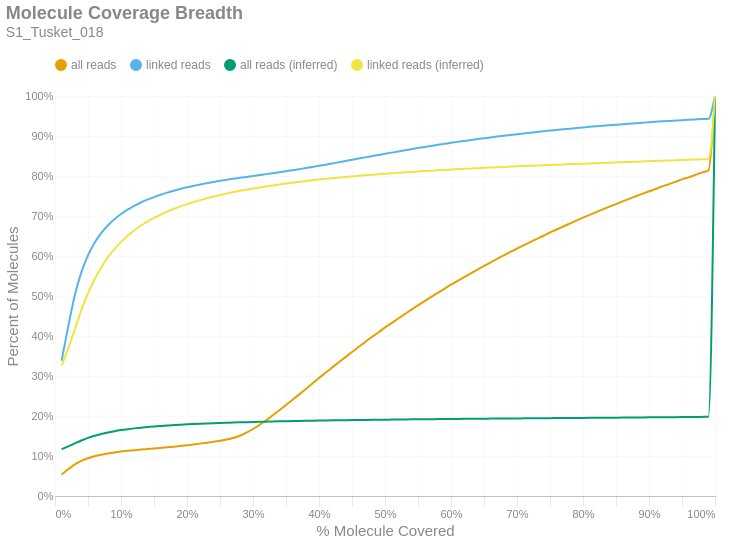

Notebook source saved alongside this figure:
### Markdown cell above
### Molecule Read Coverage
This chart shows molecule coverage breadth as computed by the number of bases aligned to that molecule. In other words, "*how much of each unique long molecule is actually sequenced/aligned?*" Keep in mind there is a distinction between sequences and alignments, since some sequences belonging to a particular molecule may not align well and wouldn't appear in the alignment data. This chart also shows molecule coverage breadth as computed by the *inferred fragment* from which the aligned sequences originate. Unlike read coverage, this calculation takes into account the total insert size, including unsequenced gaps between the forward and reverse reads. Like the previous figures, these are cumulative percents.

### Code cell
if SKIPLR:
    print_html(f"Skipped")
else:
    binned_df = consolidated_hist(valids['coverage_bp'], mask, 0.01, True)
    binned_df_inf = consolidated_hist(valids['coverage_inserts'], mask, 0.01, True)
    binned_df = binned_df.with_columns(pl.lit(binned_df_inf['all reads (cumsum)']).alias('all reads (inferred)'))
    binned_df = binned_df.with_columns(pl.lit(binned_df_inf['linked reads (cumsum)']).alias('linked reads (inferred)'))
    binned_df = binned_df.with_columns(
        (pl.col('bin').cast(pl.Float64) + 0.01).alias('right_edge')
    )

    with SafeRender(binned_df):
        (
            density_plot(binned_df, 'Molecule Coverage Breadth', samplename, 'molcov', ['all reads (inferred)','linked reads (inferred)'])
            .encode(
                #x=alt.X('bin:Q', title="% Molecule Covered").axis(format = '%').scale(padding=0),
                x=alt.X('right_edge:Q', title="% Molecule Covered").axis(format='%').scale(padding=0),
                y=alt.Y('value:Q', title='Percent of Molecules')
                    .axis(format='%')
                    .stack(False)
                    .scale(domainMin=0, padding=0),
                color=alt.Color("key:N").scale(domain = ["all reads", "linked reads", "all reads (inferred)", "linked reads (inferred)"]),
                tooltip = [
                    alt.Tooltip("key:N", title = "Data Type"),
                    alt.Tooltip("range_label:N", title="% Molecule Covered"),
                    alt.Tooltip("value:Q", format = ".2%", title="% Molecules")
                ]
            )
        ).display()

### Figure 1 — Vega-Lite specification as saved in the notebook (floating-point values rounded to 4 significant figures)
{"width": "container", "height": 400, "config": {"title": {"anchor": "start", "dy": -15, "fontSize": 18, "color": "#888888", "subtitleColor": "#888888", "subtitleFontSize": 14}, "arc": {"fill": "#0072B2"}, "axis": {"domainColor": "#888888", "domainWidth": 0.5, "gridWidth": 0.2, "grid": false, "titleFontWeight": 400, "titleFontSize": 15, "labelFontSize": 11, "labelColor": "#888888", "tickColor": "#888888", "tickWidth": 0.2, "titleColor": "#888888"}, "axisBand": {"grid": false}, "axisX": {"grid": true, "tickSize": 10, "domainCap": "round"}, "axisY": {"domain": false, "grid": true, "tickSize": 0, "domainCap": "round"}, "background": "transparent", "header": {"labelFontSize": 15, "labelColor": "#888888", "titleFontSize": 15, "titleFontWeight": 600, "titleColor": "#888888"}, "legend": {"labelFont": "sans-serif", "labelFontSize": 12, "labelColor": "#888888", "symbolSize": 100, "symbolType": "circle", "titleFontSize": 12, "titlePadding": 10, "titleColor": "#888888", "title": null, "orient": "top"}, "range": {"category": ["#E69F00", "#56B4E9", "#009E73", "#F0E442", "#0072B2", "#D55E00", "#CC79A7", "#000000"], "diverging": ["#cfe8f3", "#a2d4ec", "#73bfe2", "#46abdb", "#1696d2", "#12719e"]}, "area": {"fill": "#0072B2", "fillOpacity": 0.7, "line": true, "strokeOpacity": 0.7}, "line": {"color": "#0072B2", "stroke": "#0072B2", "strokeWidth": 2}, "trail": {"color": "#0072B2", "stroke": "#0072B2", "strokeWidth": 0, "size": 1}, "point": {"filled": true, "fillOpacity": 1.0, "size": 95}, "text": {"color": "#888888", "fontSize": 11, "align": "right", "fontWeight": 400, "size": 11}, "bar": {"fill": "#0072B2", "stroke": null}, "view": {"stroke": null, "continuousWidth": 660, "continuousHeight": 400}}, "data": {"name": "data-b73afbc6b059ebd2c281740c32de979d"}, "mark": {"type": "line", "interpolate": "monotone", "point": {"opacity": 0, "size": 275}}, "encoding": {"color": {"field": "key", "scale": {"domain": ["all reads", "linked reads", "all reads (inferred)", "linked reads (inferred)"]}, "type": "nominal"}, "tooltip": [{"field": "key", "title": "Data Type", "type": "nominal"}, {"field": "range_label", "title": "% Molecule Covered", "type": "nominal"}, {"field": "value", "format": ".2%", "title": "% Molecules", "type": "quantitative"}], "x": {"axis": {"format": "%"}, "field": "right_edge", "scale": {"padding": 0}, "title": "% Molecule Covered", "type": "quantitative"}, "y": {"axis": {"format": "%"}, "field": "value", "scale": {"domainMin": 0, "padding": 0}, "stack": false, "title": "Percent of Molecules", "type": "quantitative"}}, "params": [{"name": "param_c36ac31b6afebe62", "select": {"type": "point", "fields": ["key"]}, "bind": "legend"}], "title": {"text": "Molecule Coverage Breadth", "subtitle": "S1_Tusket_018"}, "transform": [{"fold": ["all reads (cumsum)", "linked reads (cumsum)", "all reads (inferred)", "linked reads (inferred)"]}, {"calculate": "replace(datum.key, ' (cumsum)', '')", "as": "key"}, {"filter": {"param": "param_c36ac31b6afebe62"}}], "usermeta": {"embedOptions": {"downloadFileName": "S1_Tusket_018.molcov"}}, "$schema": "https://vega.github.io/schema/vega-lite/v6.1.0.json", "datasets": {"data-b73afbc6b059ebd2c281740c32de979d": [{"bin": "0.0", "interval": "0.0-0.01", "all reads": 0.05352, "linked reads": 0.338, "all reads (cumsum)": 0.05352, "linked reads (cumsum)": 0.338, "range_label": "0.0-0.01", "all reads (inferred)": 0.1173, "linked reads (inferred)": 0.3261, "right_edge": 0.01}, {"bin": "0.01", "interval": "0.01-0.02", "all reads": 0.01333, "linked reads": 0.08543, "all reads (cumsum)": 0.06685, "linked reads (cumsum)": 0.4234, "range_label": "0.01-0.02", "all reads (inferred)": 0.124, "linked reads (inferred)": 0.3682, "right_edge": 0.02}, {"bin": "0.02", "interval": "0.02-0.03", "all reads": 0.01212, "linked reads": 0.07863, "all reads (cumsum)": 0.07898, "linked reads (cumsum)": 0.5021, "range_label": "0.02-0.03", "all reads (inferred)": 0.1315, "linked reads (inferred)": 0.4169, "right_edge": 0.03}, {"bin": "0.03", "interval": "0.03-0.04", "all reads": 0.009011, "linked reads": 0.05779, "all reads (cumsum)": 0.08799, "linked reads (cumsum)": 0.5598, "range_label": "0.03-0.04", "all reads (inferred)": 0.1388, "linked reads (inferred)": 0.4649, "right_edge": 0.04}, {"bin": "0.04", "interval": "0.04-0.05", "all reads": 0.006545, "linked reads": 0.04194, "all reads (cumsum)": 0.09454, "linked reads (cumsum)": 0.6018, "range_label": "0.04-0.05", "all reads (inferred)": 0.1452, "linked reads (inferred)": 0.5069, "right_edge": 0.05}, {"bin": "0.05", "interval": "0.05-0.06", "all reads": 0.004945, "linked reads": 0.03136, "all reads (cumsum)": 0.09948, "linked reads (cumsum)": 0.6331, "range_label": "0.05-0.06", "all reads (inferred)": 0.1506, "linked reads (inferred)": 0.542, "right_edge": 0.06}, {"bin": "0.06", "interval": "0.06-0.07", "all reads": 0.003816, "linked reads": 0.02407, "all reads (cumsum)": 0.1033, "linked reads (cumsum)": 0.6572, "range_label": "0.06-0.07", "all reads (inferred)": 0.1551, "linked reads (inferred)": 0.5715, "right_edge": 0.07}, {"bin": "0.07", "interval": "0.07-0.08", "all reads": 0.003061, "linked reads": 0.01917, "all reads (cumsum)": 0.1064, "linked reads (cumsum)": 0.6764, "range_label": "0.07-0.08", "all reads (inferred)": 0.1589, "linked reads (inferred)": 0.5965, "right_edge": 0.08}, {"bin": "0.08", "interval": "0.08-0.09", "all reads": 0.00254, "linked reads": 0.01565, "all reads (cumsum)": 0.1089, "linked reads (cumsum)": 0.692, "range_label": "0.08-0.09", "all reads (inferred)": 0.162, "linked reads (inferred)": 0.6174, "right_edge": 0.09}, {"bin": "0.09", "interval": "0.09-0.1", "all reads": 0.002184, "linked reads": 0.013, "all reads (cumsum)": 0.1111, "linked reads (cumsum)": 0.705, "range_label": "0.09-0.1", "all reads (inferred)": 0.1647, "linked reads (inferred)": 0.6354, "right_edge": 0.1}, {"bin": "0.1", "interval": "0.1-0.11", "all reads": 0.00189, "linked reads": 0.01102, "all reads (cumsum)": 0.113, "linked reads (cumsum)": 0.716, "range_label": "0.1-0.11", "all reads (inferred)": 0.1671, "linked reads (inferred)": 0.6506, "right_edge": 0.11}, {"bin": "0.11", "interval": "0.11-0.12", "all reads": 0.001684, "linked reads": 0.00949, "all reads (cumsum)": 0.1147, "linked reads (cumsum)": 0.7255, "range_label": "0.11-0.12", "all reads (inferred)": 0.1691, "linked reads (inferred)": 0.6638, "right_edge": 0.12}, {"bin": "0.12", "interval": "0.12-0.13", "all reads": 0.001481, "linked reads": 0.00818, "all reads (cumsum)": 0.1161, "linked reads (cumsum)": 0.7337, "range_label": "0.12-0.13", "all reads (inferred)": 0.1709, "linked reads (inferred)": 0.6756, "right_edge": 0.13}, {"bin": "0.13", "interval": "0.13-0.14", "all reads": 0.001356, "linked reads": 0.007086, "all reads (cumsum)": 0.1175, "linked reads (cumsum)": 0.7408, "range_label": "0.13-0.14", "all reads (inferred)": 0.1724, "linked reads (inferred)": 0.6858, "right_edge": 0.14}, {"bin": "0.14", "interval": "0.14-0.15", "all reads": 0.001328, "linked reads": 0.006506, "all reads (cumsum)": 0.1188, "linked reads (cumsum)": 0.7473, "range_label": "0.14-0.15", "all reads (inferred)": 0.1738, "linked reads (inferred)": 0.6951, "right_edge": 0.15}, {"bin": "0.15", "interval": "0.15-0.16", "all reads": 0.001367, "linked reads": 0.005943, "all reads (cumsum)": 0.1202, "linked reads (cumsum)": 0.7533, "range_label": "0.15-0.16", "all reads (inferred)": 0.1751, "linked reads (inferred)": 0.7033, "right_edge": 0.16}, {"bin": "0.16", "interval": "0.16-0.17", "all reads": 0.001436, "linked reads": 0.005179, "all reads (cumsum)": 0.1216, "linked reads (cumsum)": 0.7584, "range_label": "0.16-0.17", "all reads (inferred)": 0.1763, "linked reads (inferred)": 0.7111, "right_edge": 0.17}, {"bin": "0.17", "interval": "0.17-0.18", "all reads": 0.001606, "linked reads": 0.004798, "all reads (cumsum)": 0.1232, "linked reads (cumsum)": 0.7632, "range_label": "0.17-0.18", "all reads (inferred)": 0.1773, "linked reads (inferred)": 0.7178, "right_edge": 0.18}, {"bin": "0.18", "interval": "0.18-0.19", "all reads": 0.001746, "linked reads": 0.004433, "all reads (cumsum)": 0.125, "linked reads (cumsum)": 0.7677, "range_label": "0.18-0.19", "all reads (inferred)": 0.1782, "linked reads (inferred)": 0.724, "right_edge": 0.19}, {"bin": "0.19", "interval": "0.19-0.2", "all reads": 0.001883, "linked reads": 0.004008, "all reads (cumsum)": 0.1269, "linked reads (cumsum)": 0.7717, "range_label": "0.19-0.2", "all reads (inferred)": 0.1791, "linked reads (inferred)": 0.7297, "right_edge": 0.2}, {"bin": "0.2", "interval": "0.2-0.21", "all reads": 0.00195, "linked reads": 0.003613, "all reads (cumsum)": 0.1288, "linked reads (cumsum)": 0.7753, "range_label": "0.2-0.21", "all reads (inferred)": 0.1799, "linked reads (inferred)": 0.7348, "right_edge": 0.21}, {"bin": "0.21", "interval": "0.21-0.22", "all reads": 0.002135, "linked reads": 0.003439, "all reads (cumsum)": 0.1309, "linked reads (cumsum)": 0.7787, "range_label": "0.21-0.22", "all reads (inferred)": 0.1806, "linked reads (inferred)": 0.7398, "right_edge": 0.22}, {"bin": "0.22", "interval": "0.22-0.23", "all reads": 0.002278, "linked reads": 0.003159, "all reads (cumsum)": 0.1332, "linked reads (cumsum)": 0.7819, "range_label": "0.22-0.23", "all reads (inferred)": 0.1813, "linked reads (inferred)": 0.7443, "right_edge": 0.23}, {"bin": "0.23", "interval": "0.23-0.24", "all reads": 0.002454, "linked reads": 0.003047, "all reads (cumsum)": 0.1357, "linked reads (cumsum)": 0.7849, "range_label": "0.23-0.24", "all reads (inferred)": 0.182, "linked reads (inferred)": 0.7486, "right_edge": 0.24}, {"bin": "0.24", "interval": "0.24-0.25", "all reads": 0.002723, "linked reads": 0.002981, "all reads (cumsum)": 0.1384, "linked reads (cumsum)": 0.7879, "range_label": "0.24-0.25", "all reads (inferred)": 0.1826, "linked reads (inferred)": 0.7526, "right_edge": 0.25}, {"bin": "0.25", "interval": "0.25-0.26", "all reads": 0.002964, "linked reads": 0.002643, "all reads (cumsum)": 0.1414, "linked reads (cumsum)": 0.7906, "range_label": "0.25-0.26", "all reads (inferred)": 0.1831, "linked reads (inferred)": 0.7562, "right_edge": 0.26}, {"bin": "0.26", "interval": "0.26-0.27", "all reads": 0.003842, "linked reads": 0.002521, "all reads (cumsum)": 0.1452, "linked reads (cumsum)": 0.7931, "range_label": "0.26-0.27", "all reads (inferred)": 0.1837, "linked reads (inferred)": 0.7598, "right_edge": 0.27}, {"bin": "0.27", "interval": "0.27-0.28", "all reads": 0.005509, "linked reads": 0.002365, "all reads (cumsum)": 0.1507, "linked reads (cumsum)": 0.7954, "range_label": "0.27-0.28", "all reads (inferred)": 0.1842, "linked reads (inferred)": 0.7629, "right_edge": 0.28}, {"bin": "0.28", "interval": "0.28-0.29", "all reads": 0.007576, "linked reads": 0.00232, "all reads (cumsum)": 0.1583, "linked reads (cumsum)": 0.7978, "range_label": "0.28-0.29", "all reads (inferred)": 0.1846, "linked reads (inferred)": 0.7659, "right_edge": 0.29}, {"bin": "0.29", "interval": "0.29-0.3", "all reads": 0.009217, "linked reads": 0.002323, "all reads (cumsum)": 0.1675, "linked reads (cumsum)": 0.8001, "range_label": "0.29-0.3", "all reads (inferred)": 0.1851, "linked reads (inferred)": 0.7688, "right_edge": 0.3}, {"bin": "0.3", "interval": "0.3-0.31", "all reads": 0.01034, "linked reads": 0.002324, "all reads (cumsum)": 0.1778, "linked reads (cumsum)": 0.8024, "range_label": "0.3-0.31", "all reads (inferred)": 0.1855, "linked reads (inferred)": 0.7715, "right_edge": 0.31}, {"bin": "0.31", "interval": "0.31-0.32", "all reads": 0.01146, "linked reads": 0.002281, "all reads (cumsum)": 0.1893, "linked reads (cumsum)": 0.8047, "range_label": "0.31-0.32", "all reads (inferred)": 0.1859, "linked reads (inferred)": 0.774, "right_edge": 0.32}, {"bin": "0.32", "interval": "0.32-0.33", "all reads": 0.01242, "linked reads": 0.002432, "all reads (cumsum)": 0.2017, "linked reads (cumsum)": 0.8071, "range_label": "0.32-0.33", "all reads (inferred)": 0.1863, "linked reads (inferred)": 0.7765, "right_edge": 0.33}, {"bin": "0.33", "interval": "0.33-0.34", "all reads": 0.01261, "linked reads": 0.002425, "all reads (cumsum)": 0.2143, "linked reads (cumsum)": 0.8095, "range_label": "0.33-0.34", "all reads (inferred)": 0.1866, "linked reads (inferred)": 0.7789, "right_edge": 0.34}, {"bin": "0.34", "interval": "0.34-0.35", "all reads": 0.01297, "linked reads": 0.002392, "all reads (cumsum)": 0.2273, "linked reads (cumsum)": 0.8119, "range_label": "0.34-0.35", "all reads (inferred)": 0.187, "linked reads (inferred)": 0.7811, "right_edge": 0.35}, {"bin": "0.35", "interval": "0.35-0.36", "all reads": 0.01326, "linked reads": 0.002643, "all reads (cumsum)": 0.2406, "linked reads (cumsum)": 0.8146, "range_label": "0.35-0.36", "all reads (inferred)": 0.1873, "linked reads (inferred)": 0.7833, "right_edge": 0.36}, {"bin": "0.36", "interval": "0.36-0.37", "all reads": 0.01349, "linked reads": 0.002571, "all reads (cumsum)": 0.2541, "linked reads (cumsum)": 0.8171, "range_label": "0.36-0.37", "all reads (inferred)": 0.1876, "linked reads (inferred)": 0.7854, "right_edge": 0.37}, {"bin": "0.37", "interval": "0.37-0.38", "all reads": 0.01353, "linked reads": 0.002716, "all reads (cumsum)": 0.2676, "linked reads (cumsum)": 0.8199, "range_label": "0.37-0.38", "all reads (inferred)": 0.1879, "linked reads (inferred)": 0.7873, "right_edge": 0.38}, {"bin": "0.38", "interval": "0.38-0.39", "all reads": 0.01351, "linked reads": 0.002731, "all reads (cumsum)": 0.2811, "linked reads (cumsum)": 0.8226, "range_label": "0.38-0.39", "all reads (inferred)": 0.1882, "linked reads (inferred)": 0.7893, "right_edge": 0.39}, {"bin": "0.39", "interval": "0.39-0.4", "all reads": 0.01368, "linked reads": 0.00285, "all reads (cumsum)": 0.2948, "linked reads (cumsum)": 0.8254, "range_label": "0.39-0.4", "all reads (inferred)": 0.1885, "linked reads (inferred)": 0.7912, "right_edge": 0.4}, {"bin": "0.4", "interval": "0.4-0.41", "all reads": 0.01319, "linked reads": 0.002752, "all reads (cumsum)": 0.308, "linked reads (cumsum)": 0.8282, "range_label": "0.4-0.41", "all reads (inferred)": 0.1888, "linked reads (inferred)": 0.7929, "right_edge": 0.41}, {"bin": "0.41", "interval": "0.41-0.42", "all reads": 0.0133, "linked reads": 0.003002, "all reads (cumsum)": 0.3213, "linked reads (cumsum)": 0.8312, "range_label": "0.41-0.42", "all reads (inferred)": 0.1891, "linked reads (inferred)": 0.7946, "right_edge": 0.42}, {"bin": "0.42", "interval": "0.42-0.43", "all reads": 0.01315, "linked reads": 0.00312, "all reads (cumsum)": 0.3344, "linked reads (cumsum)": 0.8343, "range_label": "0.42-0.43", "all reads (inferred)": 0.1893, "linked reads (inferred)": 0.7961, "right_edge": 0.43}, {"bin": "0.43", "interval": "0.43-0.44", "all reads": 0.01278, "linked reads": 0.003018, "all reads (cumsum)": 0.3472, "linked reads (cumsum)": 0.8373, "range_label": "0.43-0.44", "all reads (inferred)": 0.1895, "linked reads (inferred)": 0.7975, "right_edge": 0.44}, {"bin": "0.44", "interval": "0.44-0.45", "all reads": 0.01282, "linked reads": 0.003044, "all reads (cumsum)": 0.36, "linked reads (cumsum)": 0.8404, "range_label": "0.44-0.45", "all reads (inferred)": 0.1898, "linked reads (inferred)": 0.7989, "right_edge": 0.45}, {"bin": "0.45", "interval": "0.45-0.46", "all reads": 0.01265, "linked reads": 0.003129, "all reads (cumsum)": 0.3727, "linked reads (cumsum)": 0.8435, "range_label": "0.45-0.46", "all reads (inferred)": 0.19, "linked reads (inferred)": 0.8003, "right_edge": 0.46}, {"bin": "0.46", "interval": "0.46-0.47", "all reads": 0.0124, "linked reads": 0.003044, "all reads (cumsum)": 0.3851, "linked reads (cumsum)": 0.8466, "range_label": "0.46-0.47", "all reads (inferred)": 0.1902, "linked reads (inferred)": 0.8018, "right_edge": 0.47}, {"bin": "0.47", "interval": "0.47-0.48", "all reads": 0.01229, "linked reads": 0.003057, "all reads (cumsum)": 0.3974, "linked reads (cumsum)": 0.8496, "range_label": "0.47-0.48", "all reads (inferred)": 0.1904, "linked reads (inferred)": 0.8031, "right_edge": 0.48}, {"bin": "0.48", "interval": "0.48-0.49", "all reads": 0.01151, "linked reads": 0.002929, "all reads (cumsum)": 0.4089, "linked reads (cumsum)": 0.8525, "range_label": "0.48-0.49", "all reads (inferred)": 0.1906, "linked reads (inferred)": 0.8044, "right_edge": 0.49}, {"bin": "0.49", "interval": "0.49-0.5", "all reads": 0.01262, "linked reads": 0.003073, "all reads (cumsum)": 0.4215, "linked reads (cumsum)": 0.8556, "range_label": "0.49-0.5", "all reads (inferred)": 0.1908, "linked reads (inferred)": 0.8056, "right_edge": 0.5}, {"bin": "0.5", "interval": "0.5-0.51", "all reads": 0.01065, "linked reads": 0.002856, "all reads (cumsum)": 0.4322, "linked reads (cumsum)": 0.8585, "range_label": "0.5-0.51", "all reads (inferred)": 0.191, "linked reads (inferred)": 0.8068, "right_edge": 0.51}, {"bin": "0.51", "interval": "0.51-0.52", "all reads": 0.01171, "linked reads": 0.002876, "all reads (cumsum)": 0.4439, "linked reads (cumsum)": 0.8613, "range_label": "0.51-0.52", "all reads (inferred)": 0.1912, "linked reads (inferred)": 0.808, "right_edge": 0.52}, {"bin": "0.52", "interval": "0.52-0.53", "all reads": 0.01103, "linked reads": 0.002952, "all reads (cumsum)": 0.4549, "linked reads (cumsum)": 0.8643, "range_label": "0.52-0.53", "all reads (inferred)": 0.1914, "linked reads (inferred)": 0.8091, "right_edge": 0.53}, {"bin": "0.53", "interval": "0.53-0.54", "all reads": 0.01106, "linked reads": 0.002821, "all reads (cumsum)": 0.466, "linked reads (cumsum)": 0.8671, "range_label": "0.53-0.54", "all reads (inferred)": 0.1916, "linked reads (inferred)": 0.8102, "right_edge": 0.54}, {"bin": "0.54", "interval": "0.54-0.55", "all reads": 0.01058, "linked reads": 0.002803, "all reads (cumsum)": 0.4765, "linked reads (cumsum)": 0.8699, "range_label": "0.54-0.55", "all reads (inferred)": 0.1918, "linked reads (inferred)": 0.8113, "right_edge": 0.55}, {"bin": "0.55", "interval": "0.55-0.56", "all reads": 0.01076, "linked reads": 0.002754, "all reads (cumsum)": 0.4873, "linked reads (cumsum)": 0.8727, "range_label": "0.55-0.56", "all reads (inferred)": 0.1919, "linked reads (inferred)": 0.8123, "right_edge": 0.56}, {"bin": "0.56", "interval": "0.56-0.57", "all reads": 0.01044, "linked reads": 0.002599, "all reads (cumsum)": 0.4977, "linked reads (cumsum)": 0.8753, "range_label": "0.56-0.57", "all reads (inferred)": 0.1921, "linked reads (inferred)": 0.8132, "right_edge": 0.57}, {"bin": "0.57", "interval": "0.57-0.58", "all reads": 0.01017, "linked reads": 0.002635, "all reads (cumsum)": 0.5079, "linked reads (cumsum)": 0.8779, "range_label": "0.57-0.58", "all reads (inferred)": 0.1922, "linked reads (inferred)": 0.8142, "right_edge": 0.58}, {"bin": "0.58", "interval": "0.58-0.59", "all reads": 0.01012, "linked reads": 0.002479, "all reads (cumsum)": 0.518, "linked reads (cumsum)": 0.8804, "range_label": "0.58-0.59", "all reads (inferred)": 0.1924, "linked reads (inferred)": 0.8152, "right_edge": 0.59}, {"bin": "0.59", "interval": "0.59-0.6", "all reads": 0.01014, "linked reads": 0.002498, "all reads (cumsum)": 0.5282, "linked reads (cumsum)": 0.8829, "range_label": "0.59-0.6", "all reads (inferred)": 0.1926, "linked reads (inferred)": 0.8161, "right_edge": 0.6}, {"bin": "0.6", "interval": "0.6-0.61", "all reads": 0.009419, "linked reads": 0.002421, "all reads (cumsum)": 0.5376, "linked reads (cumsum)": 0.8853, "range_label": "0.6-0.61", "all reads (inferred)": 0.1927, "linked reads (inferred)": 0.817, "right_edge": 0.61}, {"bin": "0.61", "interval": "0.61-0.62", "all reads": 0.009732, "linked reads": 0.002274, "all reads (cumsum)": 0.5473, "linked reads (cumsum)": 0.8876, "range_label": "0.61-0.62", "all reads (inferred)": 0.1929, "linked reads (inferred)": 0.8178, "right_edge": 0.62}, {"bin": "0.62", "interval": "0.62-0.63", "all reads": 0.009391, "linked reads": 0.002329, "all reads (cumsum)": 0.5567, "linked reads (cumsum)": 0.8899, "range_label": "0.62-0.63", "all reads (inferred)": 0.193, "linked reads (inferred)": 0.8187, "right_edge": 0.63}, {"bin": "0.63", "interval": "0.63-0.64", "all reads": 0.009226, "linked reads": 0.002311, "all reads (cumsum)": 0.5659, "linked reads (cumsum)": 0.8922, "range_label": "0.63-0.64", "all reads (inferred)": 0.1932, "linked reads (inferred)": 0.8196, "right_edge": 0.64}, {"bin": "0.64", "interval": "0.64-0.65", "all reads": 0.009129, "linked reads": 0.002125, "all reads (cumsum)": 0.5751, "linked reads (cumsum)": 0.8943, "range_label": "0.64-0.65", "all reads (inferred)": 0.1933, "linked reads (inferred)": 0.8204, "right_edge": 0.65}, {"bin": "0.65", "interval": "0.65-0.66", "all reads": 0.009257, "linked reads": 0.002132, "all reads (cumsum)": 0.5843, "linked reads (cumsum)": 0.8965, "range_label": "0.65-0.66", "all reads (inferred)": 0.1934, "linked reads (inferred)": 0.8213, "right_edge": 0.66}, {"bin": "0.66", "interval": "0.66-0.67", "all reads": 0.008623, "linked reads": 0.002061, "all reads (cumsum)": 0.5929, "linked reads (cumsum)": 0.8985, "range_label": "0.66-0.67", "all reads (inferred)": 0.1936, "linked reads (inferred)": 0.8221, "right_edge": 0.67}, {"bin": "0.67", "interval": "0.67-0.68", "all reads": 0.008709, "linked reads": 0.002054, "all reads (cumsum)": 0.6017, "linked reads (cumsum)": 0.9006, "range_label": "0.67-0.68", "all reads (inferred)": 0.1937, "linked reads (inferred)": 0.8228, "right_edge": 0.68}, {"bin": "0.68", "interval": "0.68-0.69", "all reads": 0.008388, "linked reads": 0.001885, "all reads (cumsum)": 0.61, "linked reads (cumsum)": 0.9025, "range_label": "0.68-0.69", "all reads (inferred)": 0.1939, "linked reads (inferred)": 0.8235, "right_edge": 0.69}, {"bin": "0.69", "interval": "0.69-0.7", "all reads": 0.008535, "linked reads": 0.001932, "all reads (cumsum)": 0.6186, "linked reads (cumsum)": 0.9044, "range_label": "0.69-0.7", "all reads (inferred)": 0.194, "linked reads (inferred)": 0.8242, "right_edge": 0.7}, {"bin": "0.7", "interval": "0.7-0.71", "all reads": 0.008196, "linked reads": 0.001958, "all reads (cumsum)": 0.6268, "linked reads (cumsum)": 0.9064, "range_label": "0.7-0.71", "all reads (inferred)": 0.1941, "linked reads (inferred)": 0.8249, "right_edge": 0.71}, {"bin": "0.71", "interval": "0.71-0.72", "all reads": 0.008041, "linked reads": 0.001822, "all reads (cumsum)": 0.6348, "linked reads (cumsum)": 0.9082, "range_label": "0.71-0.72", "all reads (inferred)": 0.1942, "linked reads (inferred)": 0.8256, "right_edge": 0.72}, {"bin": "0.72", "interval": "0.72-0.73", "all reads": 0.008076, "linked reads": 0.00185, "all reads (cumsum)": 0.6429, "linked reads (cumsum)": 0.91, "range_label": "0.72-0.73", "all reads (inferred)": 0.1944, "linked reads (inferred)": 0.8263, "right_edge": 0.73}, {"bin": "0.73", "interval": "0.73-0.74", "all reads": 0.007756, "linked reads": 0.001722, "all reads (cumsum)": 0.6506, "linked reads (cumsum)": 0.9118, "range_label": "0.73-0.74", "all reads (inferred)": 0.1945, "linked reads (inferred)": 0.8269, "right_edge": 0.74}, {"bin": "0.74", "interval": "0.74-0.75", "all reads": 0.008125, "linked reads": 0.001732, "all reads (cumsum)": 0.6588, "linked reads (cumsum)": 0.9135, "range_label": "0.74-0.75", "all reads (inferred)": 0.1946, "linked reads (inferred)": 0.8276, "right_edge": 0.75}, {"bin": "0.75", "interval": "0.75-0.76", "all reads": 0.0074, "linked reads": 0.001694, "all reads (cumsum)": 0.6662, "linked reads (cumsum)": 0.9152, "range_label": "0.75-0.76", "all reads (inferred)": 0.1948, "linked reads (inferred)": 0.8283, "right_edge": 0.76}, {"bin": "0.76", "interval": "0.76-0.77", "all reads": 0.007552, "linked reads": 0.001612, "all reads (cumsum)": 0.6737, "linked reads (cumsum)": 0.9168, "range_label": "0.76-0.77", "all reads (inferred)": 0.1949, "linked reads (inferred)": 0.8289, "right_edge": 0.77}, {"bin": "0.77", "interval": "0.77-0.78", "all reads": 0.00735, "linked reads": 0.001559, "all reads (cumsum)": 0.6811, "linked reads (cumsum)": 0.9184, "range_label": "0.77-0.78", "all reads (inferred)": 0.195, "linked reads (inferred)": 0.8295, "right_edge": 0.78}, {"bin": "0.78", "interval": "0.78-0.79", "all reads": 0.007303, "linked reads": 0.001454, "all reads (cumsum)": 0.6884, "linked reads (cumsum)": 0.9198, "range_label": "0.78-0.79", "all reads (inferred)": 0.1951, "linked reads (inferred)": 0.8302, "right_edge": 0.79}, {"bin": "0.79", "interval": "0.79-0.8", "all reads": 0.007519, "linked reads": 0.001595, "all reads (cumsum)": 0.6959, "linked reads (cumsum)": 0.9214, "range_label": "0.79-0.8", "all reads (inferred)": 0.1953, "linked reads (inferred)": 0.8308, "right_edge": 0.8}, {"bin": "0.8", "interval": "0.8-0.81", "all reads": 0.006783, "linked reads": 0.00149, "all reads (cumsum)": 0.7027, "linked reads (cumsum)": 0.9229, "range_label": "0.8-0.81", "all reads (inferred)": 0.1954, "linked reads (inferred)": 0.8314, "right_edge": 0.81}, {"bin": "0.81", "interval": "0.81-0.82", "all reads": 0.00686, "linked reads": 0.001389, "all reads (cumsum)": 0.7095, "linked reads (cumsum)": 0.9243, "range_label": "0.81-0.82", "all reads (inferred)": 0.1955, "linked reads (inferred)": 0.832, "right_edge": 0.82}, {"bin": "0.82", "interval": "0.82-0.83", "all reads": 0.006977, "linked reads": 0.001333, "all reads (cumsum)": 0.7165, "linked reads (cumsum)": 0.9256, "range_label": "0.82-0.83", "all reads (inferred)": 0.1956, "linked reads (inferred)": 0.8326, "right_edge": 0.83}, {"bin": "0.83", "interval": "0.83-0.84", "all reads": 0.006766, "linked reads": 0.001333, "all reads (cumsum)": 0.7233, "linked reads (cumsum)": 0.927, "range_label": "0.83-0.84", "all reads (inferred)": 0.1958, "linked reads (inferred)": 0.8332, "right_edge": 0.84}, {"bin": "0.84", "interval": "0.84-0.85", "all reads": 0.006574, "linked reads": 0.001355, "all reads (cumsum)": 0.7299, "linked reads (cumsum)": 0.9283, "range_label": "0.84-0.85", "all reads (inferred)": 0.1959, "linked reads (inferred)": 0.8339, "right_edge": 0.85}, {"bin": "0.85", "interval": "0.85-0.86", "all reads": 0.006629, "linked reads": 0.001312, "all reads (cumsum)": 0.7365, "linked reads (cumsum)": 0.9296, "range_label": "0.85-0.86", "all reads (inferred)": 0.196, "linked reads (inferred)": 0.8346, "right_edge": 0.86}, {"bin": "0.86", "interval": "0.86-0.87", "all reads": 0.006389, "linked reads": 0.001211, "all reads (cumsum)": 0.7429, "linked reads (cumsum)": 0.9308, "range_label": "0.86-0.87", "all reads (inferred)": 0.1962, "linked reads (inferred)": 0.8352, "right_edge": 0.87}, {"bin": "0.87", "interval": "0.87-0.88", "all reads": 0.006369, "linked reads": 0.001159, "all reads (cumsum)": 0.7492, "linked reads (cumsum)": 0.932, "range_label": "0.87-0.88", "all reads (inferred)": 0.1963, "linked reads (inferred)": 0.8359, "right_edge": 0.88}, {"bin": "0.88", "interval": "0.88-0.89", "all reads": 0.0062, "linked reads": 0.001205, "all reads (cumsum)": 0.7554, "linked reads (cumsum)": 0.9332, "range_label": "0.88-0.89", "all reads (inferred)": 0.1965, "linked reads (inferred)": 0.8365, "right_edge": 0.89}, {"bin": "0.89", "interval": "0.89-0.9", "all reads": 0.006286, "linked reads": 0.001174, "all reads (cumsum)": 0.7617, "linked reads (cumsum)": 0.9344, "range_label": "0.89-0.9", "all reads (inferred)": 0.1966, "linked reads (inferred)": 0.8371, "right_edge": 0.9}, {"bin": "0.9", "interval": "0.9-0.91", "all reads": 0.00583, "linked reads": 0.001085, "all reads (cumsum)": 0.7676, "linked reads (cumsum)": 0.9355, "range_label": "0.9-0.91", "all reads (inferred)": 0.1967, "linked reads (inferred)": 0.8377, "right_edge": 0.91}, {"bin": "0.91", "interval": "0.91-0.92", "all reads": 0.006438, "linked reads": 0.001118, "all reads (cumsum)": 0.774, "linked reads (cumsum)": 0.9366, "range_label": "0.91-0.92", "all reads (inferred)": 0.1969, "linked reads (inferred)": 0.8383, "right_edge": 0.92}, {"bin": "0.92", "interval": "0.92-0.93", "all reads": 0.005481, "linked reads": 0.001054, "all reads (cumsum)": 0.7795, "linked reads (cumsum)": 0.9376, "range_label": "0.92-0.93", "all reads (inferred)": 0.197, "linked reads (inferred)": 0.8388, "right_edge": 0.93}, {"bin": "0.93", "interval": "0.93-0.94", "all reads": 0.005832, "linked reads": 0.00102, "all reads (cumsum)": 0.7853, "linked reads (cumsum)": 0.9386, "range_label": "0.93-0.94", "all reads (inferred)": 0.1971, "linked reads (inferred)": 0.8393, "right_edge": 0.94}, {"bin": "0.94", "interval": "0.94-0.95", "all reads": 0.006299, "linked reads": 0.001014, "all reads (cumsum)": 0.7916, "linked reads (cumsum)": 0.9397, "range_label": "0.94-0.95", "all reads (inferred)": 0.1973, "linked reads (inferred)": 0.8399, "right_edge": 0.95}, {"bin": "0.95", "interval": "0.95-0.96", "all reads": 0.005058, "linked reads": 0.0009869, "all reads (cumsum)": 0.7967, "linked reads (cumsum)": 0.9406, "range_label": "0.95-0.96", "all reads (inferred)": 0.1975, "linked reads (inferred)": 0.8405, "right_edge": 0.96}, {"bin": "0.96", "interval": "0.96-0.97", "all reads": 0.005908, "linked reads": 0.0008677, "all reads (cumsum)": 0.8026, "linked reads (cumsum)": 0.9415, "range_label": "0.96-0.97", "all reads (inferred)": 0.1976, "linked reads (inferred)": 0.8411, "right_edge": 0.97}, {"bin": "0.97", "interval": "0.97-0.98", "all reads": 0.005947, "linked reads": 0.0008792, "all reads (cumsum)": 0.8085, "linked reads (cumsum)": 0.9424, "range_label": "0.97-0.98", "all reads (inferred)": 0.1978, "linked reads (inferred)": 0.8418, "right_edge": 0.98}, {"bin": "0.98", "interval": "0.98-0.99", "all reads": 0.005564, "linked reads": 0.0009596, "all reads (cumsum)": 0.8141, "linked reads (cumsum)": 0.9434, "range_label": "0.98-0.99", "all reads (inferred)": 0.198, "linked reads (inferred)": 0.8426, "right_edge": 0.99}, {"bin": "0.99", "interval": "0.99-1.0", "all reads": 0.1859, "linked reads": 0.05665, "all reads (cumsum)": 1.0, "linked reads (cumsum)": 1.0, "range_label": "0.99-1.0", "all reads (inferred)": 1.0, "linked reads (inferred)": 1.0, "right_edge": 1.0}]}}
